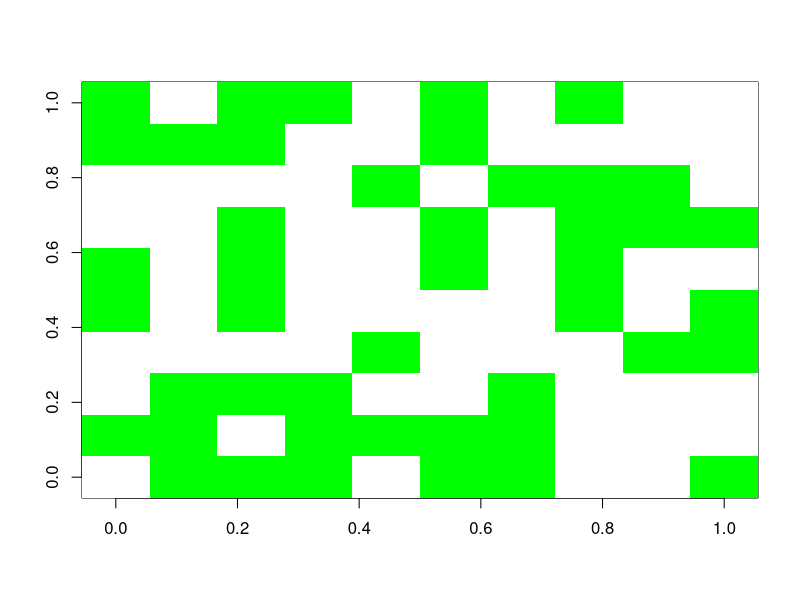

Write R code to recreate this figure. (Note: this script raises an error after producing the figure.)

SIZE = readline("Size(default: 10): ")
if (SIZE == "") {
  SIZE = 10 
} else {
  SIZE = as.numeric(SIZE)
}
BORN = 1
SURVIVES = 2

DEAD = BORN-1
ALIVE = SURVIVES-1

weightingAdder <- function(M) {
  TMP = matrix(0, nrow=SIZE, ncol=SIZE, byrow=T)
  for (i in 1:SIZE) {
    for (j in 1:SIZE) {
      if (M[i,j] == DEAD)  next
      for (k in -1:1) {
        for (l in -1:1) {
          if (k == 0 && l == 0) next
          x = i + k
          y = j + l
          if (i+k == 0)  x = SIZE
          else if (i+k == SIZE+1) x = 1
          if (j+l == 0)  y = SIZE
          else if (j+l == SIZE+1) y = 1

          TMP[x,y] = TMP[x,y] + 1
        }
      }
    }
  }
  return(TMP)
}

cat('Type: {fill, empty, random}={f, e, r}\n')
type <- readline("Type: ")
if (type == "f") {
  A = matrix(1, nrow=SIZE, ncol=SIZE, byrow=T)
  image(A, col="green")
} else if (type == "e") {
  A = matrix(0, nrow=SIZE, ncol=SIZE, byrow=T)
  image(A, col="white")
} else {
  rand = as.integer(runif(SIZE^2, min=0, max=2))
  A = matrix(rand, nrow=SIZE, ncol=SIZE, byrow=T)
  image(A, col=c("white","green"))
}

count <- readline("Make Count: ")
if (count == "") {
  count = 0
} else {
  count <- as.numeric(count)
}
for (i in 1:count) {
  if (count == 0) break
  print(i, quote=FALSE)
  input <- as.numeric(locator(1))
  pos <- as.numeric(input) + 0.05
  len <- 1.1 / SIZE
  pos <- as.integer(pos/len) + 1
  if (A[pos[1], pos[2]] == 1)
    A[pos[1], pos[2]] = 0
  else
    A[pos[1], pos[2]] = 1

  if (length(A[A==1]) == length(A))
    image(A, col=c("green"))
  else
    image(A, col=c("white", "green"))
}


title = ""
cat("nomal: B3/S23\n")
cat("day and night: B3678/S34678\n")
cat("HighLife: B36/S23\n")
cat("Replicator: B1357/S1357\n")
cat("2x2: B36/S125\n")
rule <- readline("Input Pattern: ")
if (rule == "nomal" || rule == "") {
  title = "nomal"
  rule_born <- c(3)
  rule_survives <- c(2,3)
} else if (rule == "day and night") {
  title = "day and night"
  rule_born <- c(3,6,7,8)
  rule_survives <- c(3,4,6,7,8)
} else if (rule == "HighLife") {
  title = "HighLife"
  rule_born <- c(3,6)
  rule_survives <- c(2,3)
} else if (rule == "Replicator") {
  title = "Replicator"
  rule_born <- c(1,3,5,7)
  rule_survives <- c(1,3,5,7)
} else if (rule == "2x2") {
  title = "2x2"
  rule_born <- c(3,6)
  rule_survives <- c(1,2,5)
} else {
  rule <- unlist(strsplit(rule, " "))
  rule_born <- as.numeric(unlist(strsplit(rule[1], ",")))
  rule_survives <- as.numeric(unlist(strsplit(rule[2], ",")))
}
if (rule_born[[1]] == 0) {
  rule <- list(c(), rule_survives)
} else if (rule_survives[[1]] == 0) {
  rule <- list(rule_born, c())
} else {
  rule <- list(rule_born, rule_survives)
}

generation = 1
convergence = TRUE
B = matrix(0, nrow=SIZE, ncol=SIZE, byrow=T)
repeat {
  readline()
  TMP = weightingAdder(A)
  for (x in 1:SIZE) {
    for (y in 1:SIZE) {
      if (A[x,y] == DEATH && length(rule[[BORN]][1]) != 0) {
        if (length(rule[[BORN]][rule[[BORN]] == TMP[x,y]]) == 1)  B[x,y] = 1
        else  B[x,y] = 0
      } else if (A[x,y] == ALIVE && length(rule[[SURVIVES]][1]) != 0) {
        if (length(rule[[SURVIVES]][rule[[SURVIVES]] == TMP[x,y]]) == 1)  B[x,y] = 1
        else  B[x,y] = 0
      }
    }
  }
  if (length((A==B)[(A==B)==TRUE]) == SIZE^2) break

  A = B
  image(A, main=paste(title, generation, sep=": "), col=c("white", "green"), axes = TRUE, pch=21)
  generation = generation + 1
}

